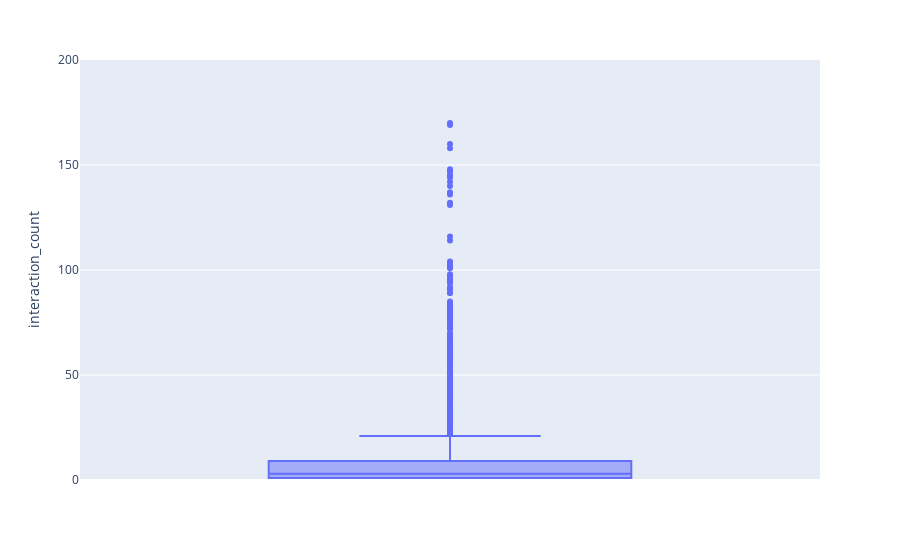

The notebook cell saved with this chart:
### Code cell
# box plot of user-article interactions
fig = px.box(df_user_article_count, y='interaction_count')
# restrict y axis to 0-100
fig.update_yaxes(range=[0, 200])
fig.show()

### Figure 1 — Plotly figure (JSON) as saved in the notebook; plotly's stock layout.template omitted (floating-point values rounded to 4 significant figures; data arrays with more than 128 entries replaced by an {"elided": "..."} marker saying what was removed)
{"data": [{"alignmentgroup": "True", "hovertemplate": "interaction_count=%{y}<extra></extra>", "legendgroup": "", "marker": {"color": "#636efa"}, "name": "", "notched": false, "offsetgroup": "", "orientation": "v", "showlegend": false, "type": "box", "x0": " ", "xaxis": "x", "y": {"elided": "5148 int values"}, "y0": " ", "yaxis": "y"}], "layout": {"boxmode": "group", "legend": {"tracegroupgap": 0}, "margin": {"t": 60}, "xaxis": {"anchor": "y", "domain": [0, 1]}, "yaxis": {"anchor": "x", "domain": [0, 1], "range": [0, 200], "title": {"text": "interaction_count"}}}}
